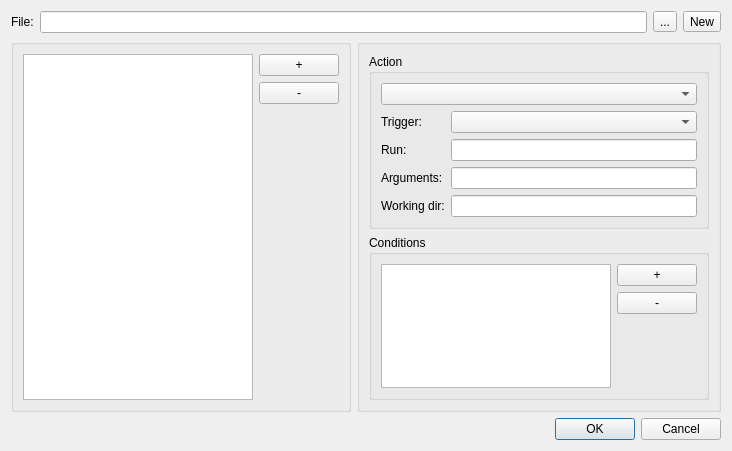
<?xml version="1.0" encoding="UTF-8"?>
<ui version="4.0">
 <class>DynActionEditor</class>
 <widget class="QDialog" name="DynActionEditor">
  <property name="geometry">
   <rect>
    <x>0</x>
    <y>0</y>
    <width>732</width>
    <height>451</height>
   </rect>
  </property>
  <property name="windowTitle">
   <string>Dialog</string>
  </property>
  <layout class="QGridLayout" name="gridLayout_4">
   <item row="0" column="0" colspan="2">
    <layout class="QHBoxLayout" name="horizontalLayout">
     <item>
      <widget class="QLabel" name="label">
       <property name="text">
        <string>File:</string>
       </property>
      </widget>
     </item>
     <item>
      <widget class="QLineEdit" name="leFilePath">
       <property name="readOnly">
        <bool>true</bool>
       </property>
      </widget>
     </item>
     <item>
      <widget class="QToolButton" name="btnSelectFile">
       <property name="text">
        <string>...</string>
       </property>
      </widget>
     </item>
     <item>
      <widget class="QToolButton" name="btnCreateFile">
       <property name="text">
        <string>New</string>
       </property>
      </widget>
     </item>
    </layout>
   </item>
   <item row="1" column="0">
    <widget class="QGroupBox" name="groupBox">
     <property name="title">
      <string/>
     </property>
     <layout class="QGridLayout" name="gridLayout">
      <item row="0" column="0" rowspan="3">
       <widget class="QListView" name="lvActions"/>
      </item>
      <item row="0" column="1">
       <widget class="QPushButton" name="btnCreateAction">
        <property name="text">
         <string>+</string>
        </property>
       </widget>
      </item>
      <item row="1" column="1">
       <widget class="QPushButton" name="btnRemoveAction">
        <property name="text">
         <string>-</string>
        </property>
       </widget>
      </item>
      <item row="2" column="1">
       <spacer name="verticalSpacer">
        <property name="orientation">
         <enum>Qt::Vertical</enum>
        </property>
        <property name="sizeHint" stdset="0">
         <size>
          <width>20</width>
          <height>269</height>
         </size>
        </property>
       </spacer>
      </item>
     </layout>
    </widget>
   </item>
   <item row="1" column="1">
    <widget class="QGroupBox" name="gbActionDetails">
     <property name="title">
      <string/>
     </property>
     <layout class="QVBoxLayout" name="verticalLayout" stretch="1,2">
      <item>
       <widget class="QGroupBox" name="gbPayload">
        <property name="title">
         <string>Action</string>
        </property>
        <layout class="QGridLayout" name="gridLayout_3">
         <item row="0" column="0">
          <widget class="QComboBox" name="cbActType"/>
         </item>
         <item row="1" column="0">
          <layout class="QFormLayout" name="formLayout">
           <item row="1" column="0">
            <widget class="QLabel" name="labelAction">
             <property name="text">
              <string>Trigger:</string>
             </property>
            </widget>
           </item>
           <item row="1" column="1">
            <widget class="QComboBox" name="cbAction"/>
           </item>
           <item row="2" column="0">
            <widget class="QLabel" name="labelApp">
             <property name="text">
              <string>Run:</string>
             </property>
            </widget>
           </item>
           <item row="2" column="1">
            <widget class="QLineEdit" name="leApp"/>
           </item>
           <item row="3" column="0">
            <widget class="QLabel" name="labelAppArgs">
             <property name="text">
              <string>Arguments:</string>
             </property>
            </widget>
           </item>
           <item row="3" column="1">
            <widget class="QLineEdit" name="leAppArgs"/>
           </item>
           <item row="4" column="0">
            <widget class="QLabel" name="labelAppCwd">
             <property name="text">
              <string>Working dir:</string>
             </property>
            </widget>
           </item>
           <item row="4" column="1">
            <widget class="QLineEdit" name="leAppCwd"/>
           </item>
          </layout>
         </item>
        </layout>
       </widget>
      </item>
      <item>
       <widget class="QGroupBox" name="groupBox_3">
        <property name="title">
         <string>Conditions</string>
        </property>
        <layout class="QGridLayout" name="gridLayout_2">
         <item row="0" column="0" rowspan="3">
          <widget class="QListView" name="lvConditions"/>
         </item>
         <item row="0" column="1">
          <widget class="QPushButton" name="btnCreateCondition">
           <property name="text">
            <string>+</string>
           </property>
          </widget>
         </item>
         <item row="1" column="1">
          <widget class="QPushButton" name="btnRemoveCondition">
           <property name="text">
            <string>-</string>
           </property>
          </widget>
         </item>
         <item row="2" column="1">
          <spacer name="verticalSpacer_2">
           <property name="orientation">
            <enum>Qt::Vertical</enum>
           </property>
           <property name="sizeHint" stdset="0">
            <size>
             <width>20</width>
             <height>9</height>
            </size>
           </property>
          </spacer>
         </item>
        </layout>
       </widget>
      </item>
     </layout>
    </widget>
   </item>
   <item row="2" column="1">
    <widget class="QDialogButtonBox" name="buttonBox">
     <property name="orientation">
      <enum>Qt::Horizontal</enum>
     </property>
     <property name="standardButtons">
      <set>QDialogButtonBox::Cancel|QDialogButtonBox::Ok</set>
     </property>
    </widget>
   </item>
  </layout>
 </widget>
 <resources/>
 <connections>
  <connection>
   <sender>buttonBox</sender>
   <signal>accepted()</signal>
   <receiver>DynActionEditor</receiver>
   <slot>accept()</slot>
   <hints>
    <hint type="sourcelabel">
     <x>248</x>
     <y>254</y>
    </hint>
    <hint type="destinationlabel">
     <x>157</x>
     <y>274</y>
    </hint>
   </hints>
  </connection>
  <connection>
   <sender>buttonBox</sender>
   <signal>rejected()</signal>
   <receiver>DynActionEditor</receiver>
   <slot>reject()</slot>
   <hints>
    <hint type="sourcelabel">
     <x>316</x>
     <y>260</y>
    </hint>
    <hint type="destinationlabel">
     <x>286</x>
     <y>274</y>
    </hint>
   </hints>
  </connection>
 </connections>
</ui>
